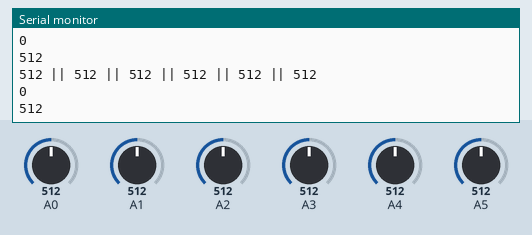
The sketch below on a simulated Arduino Uno, built with avr-gcc and run on an emulated ATmega328P. On the bench: the last lines printed to the serial monitor. The inputs (shaded band) are chosen by the test bench; at power-on: A0 = 512, A1 = 512, A2 = 512, A3 = 512, A4 = 512, A5 = 512.

Above: at 1.8 s.
1.9 s: A0 set to 716
At 3.3 s:
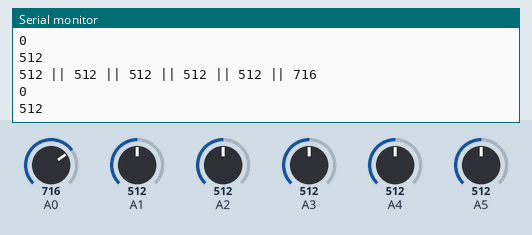
3.4 s: A1 set to 716
4.9 s: A2 set to 716
At 6.1 s:
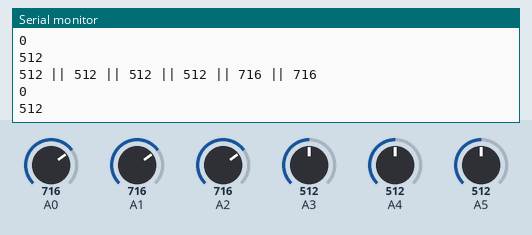
6.4 s: A3 set to 716
At 6.4 s:
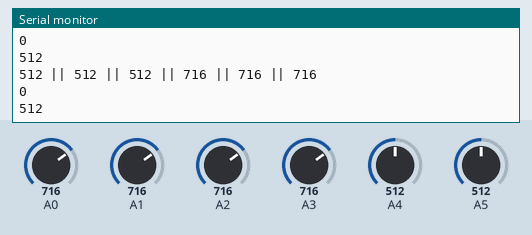
7.9 s: A4 set to 716
At 9.2 s:
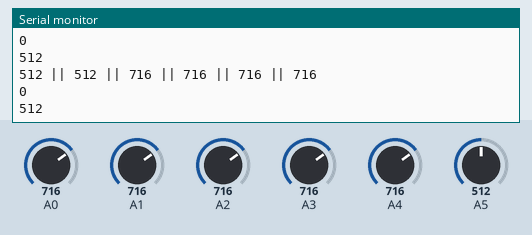
9.4 s: A5 set to 716
At 10.0 s:
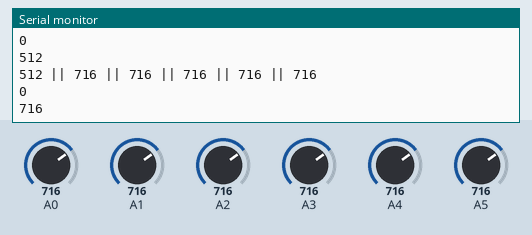
Timing chart, 0 to 11.9 s (numbered marks = the images above; inputs shaded):
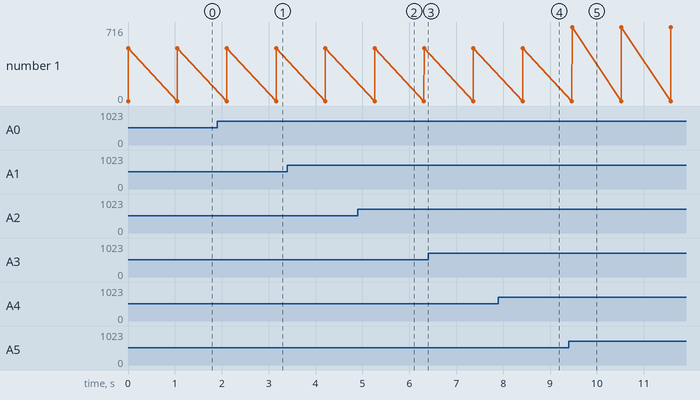

Measured:
- after the input at 1.9 s, the serial monitor: prints a new line after 1.2 s (image 1)
- after the input at 9.4 s, the serial monitor: prints a new line after 0.07 s (image 5)

The sketch:

_281121_JOYSTICK_send2.ino
```cpp
#include <SoftwareSerial.h>
SoftwareSerial JOY_send(8, 9);

int ansS = 0;
int RX, RY, LX, LY, RS, LS;

void setup() {
  // put your setup code here, to run once:
  JOY_send.begin(9600);
  Serial.begin(9600);
}

void loop() {
  // put your main code here, to run repeatedly:
  Serial.println(ansS);
  RX = analogRead(5);
  RY = analogRead(4);
  LX = analogRead(3);
  LY = analogRead(2);
  RS = analogRead(1);
  LS = analogRead(0);
  Serial.println(RX);
  delay(1000);

  /*
  while(ansS != 'F'){
    ansS = JOY_send.read();
  }
  sendIntDataRX(RX);
  */
  /*
  while(ansS != 'A'){
    ansS = JOY_send.read();
  }
  sendIntDataRY(RY);

  while(ansS != 'B'){
    ansS = JOY_send.read();
  }
  sendIntDataRS(RS);

  while(ansS != 'C'){
    ansS = JOY_send.read();
  }
  sendIntDataLX(LX);

  while(ansS != 'D'){
    ansS = JOY_send.read();
  }
  sendIntDataLY(LY);

  while(ansS != 'E'){
    ansS = JOY_send.read();
  }
  sendIntDataLS(LS);
  */


  Serial.print(RX);

  Serial.print(" || ");
  Serial.print(RY);
  Serial.print(" || ");
  Serial.print(LX);
  Serial.print(" || ");
  Serial.print(LY);
  Serial.print(" || ");
  Serial.print(RS);
  Serial.print(" || ");
  Serial.print(LS);

  Serial.println("");

  delay(50);

}


void sendIntDataRX(int value){
  JOY_send.write('A');
  JOY_send.write(lowByte(value));
  JOY_send.write(highByte(value));
}


void sendIntDataRY(int value){
  JOY_send.write('B');
  JOY_send.write(lowByte(value));
  JOY_send.write(highByte(value));
}


void sendIntDataRS(int value){
  JOY_send.write('C');
  JOY_send.write(lowByte(value));
  JOY_send.write(highByte(value));
}


void sendIntDataLX(int value){
  JOY_send.write('D');
  JOY_send.write(lowByte(value));
  JOY_send.write(highByte(value));
}


void sendIntDataLY(int value){
  JOY_send.write('E');
  JOY_send.write(lowByte(value));
  JOY_send.write(highByte(value));
}


void sendIntDataLS(int value){
  JOY_send.write('F');
  JOY_send.write(lowByte(value));
  JOY_send.write(highByte(value));
}
```
